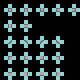

This is a level from a 2D game, rendered from its Tiled map with the project's own tilesets. A one-line summary and the map file follow, with tile-layer data summarised:
An orthogonal 20x20 tile map with 4x4 px tiles, 2 tile layers (regions, output_set), 3 hidden layers not drawn, 2 tilesets.

<map version="1.4" tiledversion="1.4.2" orientation="orthogonal" renderorder="right-down" width="20" height="20" tilewidth="4" tileheight="4" infinite="0" nextlayerid="7" nextobjectid="1">
 <tileset firstgid="1" source="regions.tsx" />
 <tileset firstgid="65" source="../Tilesets/set.tsx" />
 <layer id="1" name="regions" width="20" height="20">
  <data>[400 cells, 95 non-empty, 1 distinct tile ids]</data>
 </layer>
 <layer id="2" name="input_set" width="20" height="20" visible="0" opacity="0.8">
  <data>[400 cells, 44 non-empty, 5 distinct tile ids]</data>
 </layer>
 <layer id="4" name="inputnot_set" width="20" height="20" visible="0" opacity="0.5">
  <data>[400 cells, 55 non-empty, 1 distinct tile ids]</data>
 </layer>
 <layer id="6" name="inputnot_set" width="20" height="20" visible="0" opacity="0.5">
  <data>[400 cells, 4 non-empty, 4 distinct tile ids]</data>
 </layer>
 <layer id="3" name="output_set" width="20" height="20" opacity="0.8">
  <data>[400 cells, 19 non-empty, 19 distinct tile ids]</data>
 </layer>
</map>
